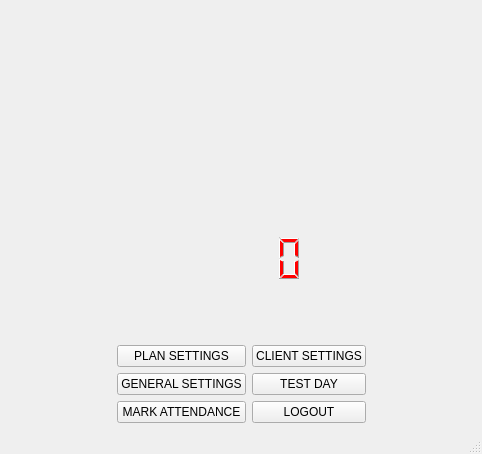
<?xml version="1.0" encoding="UTF-8"?>
<ui version="4.0">
 <class>MainWindow</class>
 <widget class="QMainWindow" name="MainWindow">
  <property name="geometry">
   <rect>
    <x>0</x>
    <y>0</y>
    <width>482</width>
    <height>454</height>
   </rect>
  </property>
  <property name="windowTitle">
   <string>MainWindow</string>
  </property>
  <widget class="QWidget" name="centralwidget">
   <layout class="QGridLayout" name="gridLayout">
    <item row="0" column="0" colspan="4" alignment="Qt::AlignHCenter|Qt::AlignTop">
     <widget class="QLabel" name="label">
      <property name="text">
       <string/>
      </property>
      <property name="pixmap">
       <pixmap>2.jpg</pixmap>
      </property>
      <property name="scaledContents">
       <bool>true</bool>
      </property>
     </widget>
    </item>
    <item row="2" column="2">
     <widget class="QPushButton" name="pushButton">
      <property name="text">
       <string>CLIENT SETTINGS</string>
      </property>
     </widget>
    </item>
    <item row="1" column="0" colspan="4" alignment="Qt::AlignVCenter">
     <widget class="QLCDNumber" name="lcdNumber">
      <property name="minimumSize">
       <size>
        <width>464</width>
        <height>48</height>
       </size>
      </property>
      <property name="maximumSize">
       <size>
        <width>16777215</width>
        <height>106</height>
       </size>
      </property>
      <property name="styleSheet">
       <string notr="true">color: rgb(255, 0, 0);</string>
      </property>
      <property name="frameShape">
       <enum>QFrame::NoFrame</enum>
      </property>
      <property name="mode">
       <enum>QLCDNumber::Dec</enum>
      </property>
     </widget>
    </item>
    <item row="2" column="1">
     <widget class="QPushButton" name="pushButton_2">
      <property name="text">
       <string>PLAN SETTINGS</string>
      </property>
     </widget>
    </item>
    <item row="3" column="1">
     <widget class="QPushButton" name="pushButton_6">
      <property name="text">
       <string>GENERAL SETTINGS</string>
      </property>
     </widget>
    </item>
    <item row="4" column="1">
     <widget class="QPushButton" name="pushButton_4">
      <property name="text">
       <string>MARK ATTENDANCE</string>
      </property>
     </widget>
    </item>
    <item row="3" column="2">
     <widget class="QPushButton" name="pushButton_5">
      <property name="text">
       <string>TEST DAY</string>
      </property>
     </widget>
    </item>
    <item row="4" column="2">
     <widget class="QPushButton" name="pushButton_7">
      <property name="text">
       <string>LOGOUT</string>
      </property>
     </widget>
    </item>
   </layout>
  </widget>
  <widget class="QStatusBar" name="statusbar"/>
 </widget>
 <resources/>
 <connections/>
</ui>
